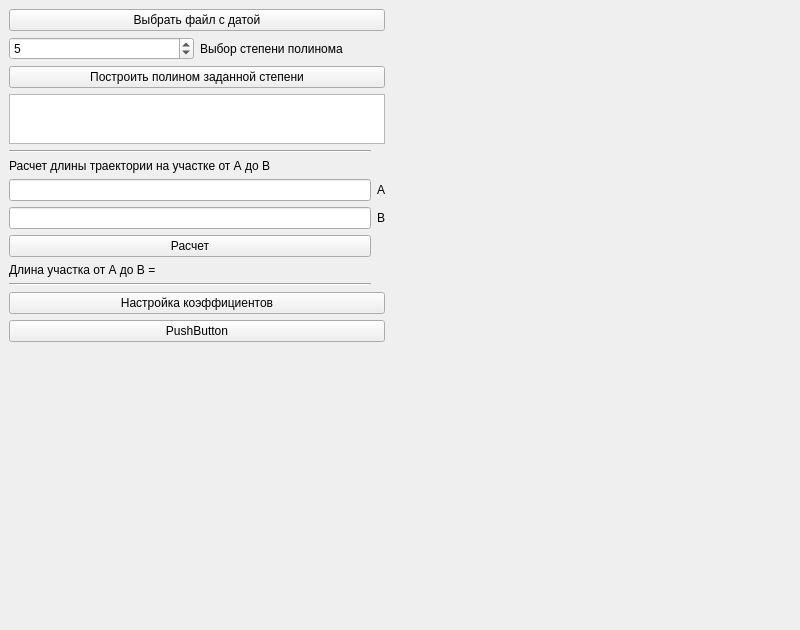
<?xml version="1.0" encoding="UTF-8"?>
<ui version="4.0">
 <class>MainWindow</class>
 <widget class="QMainWindow" name="MainWindow">
  <property name="geometry">
   <rect>
    <x>0</x>
    <y>0</y>
    <width>800</width>
    <height>630</height>
   </rect>
  </property>
  <property name="windowTitle">
   <string>MainWindow</string>
  </property>
  <widget class="QWidget" name="centralwidget">
   <layout class="QHBoxLayout" name="horizontalLayout_2">
    <item>
     <layout class="QVBoxLayout" name="verticalLayout_3">
      <item>
       <widget class="QPushButton" name="choosedata_button">
        <property name="text">
         <string>Выбрать файл с датой</string>
        </property>
       </widget>
      </item>
      <item>
       <layout class="QHBoxLayout" name="horizontalLayout_4">
        <item>
         <widget class="QSpinBox" name="poly_degree_spinBox">
          <property name="value">
           <number>5</number>
          </property>
         </widget>
        </item>
        <item>
         <widget class="QLabel" name="label">
          <property name="text">
           <string>Выбор степени полинома</string>
          </property>
         </widget>
        </item>
       </layout>
      </item>
      <item>
       <widget class="QPushButton" name="build_poly_button">
        <property name="text">
         <string>Построить полином заданной степени</string>
        </property>
       </widget>
      </item>
      <item>
       <widget class="QTextBrowser" name="poly_display_textbrowser">
        <property name="maximumSize">
         <size>
          <width>16777215</width>
          <height>50</height>
         </size>
        </property>
       </widget>
      </item>
      <item>
       <layout class="QGridLayout" name="gridLayout">
        <item row="6" column="0">
         <widget class="Line" name="line">
          <property name="orientation">
           <enum>Qt::Horizontal</enum>
          </property>
         </widget>
        </item>
        <item row="0" column="0">
         <widget class="Line" name="line_2">
          <property name="orientation">
           <enum>Qt::Horizontal</enum>
          </property>
         </widget>
        </item>
        <item row="4" column="0">
         <widget class="QPushButton" name="calculate_length_button">
          <property name="text">
           <string>Расчет</string>
          </property>
         </widget>
        </item>
        <item row="5" column="0">
         <widget class="QLabel" name="length_label">
          <property name="text">
           <string>Длина участка от А до B = </string>
          </property>
         </widget>
        </item>
        <item row="3" column="0">
         <widget class="QLineEdit" name="pointB_lineedit"/>
        </item>
        <item row="1" column="0">
         <widget class="QLabel" name="label_4">
          <property name="text">
           <string>Расчет длины траектории на участке от А до B</string>
          </property>
         </widget>
        </item>
        <item row="3" column="1">
         <widget class="QLabel" name="label_3">
          <property name="text">
           <string>B</string>
          </property>
         </widget>
        </item>
        <item row="2" column="1">
         <widget class="QLabel" name="label_2">
          <property name="text">
           <string>А</string>
          </property>
         </widget>
        </item>
        <item row="2" column="0">
         <widget class="QLineEdit" name="pointA_lineEdit"/>
        </item>
       </layout>
      </item>
      <item>
       <widget class="QPushButton" name="adjust_coef_button">
        <property name="text">
         <string>Настройка коэффициентов</string>
        </property>
       </widget>
      </item>
      <item>
       <widget class="QPushButton" name="pushButton">
        <property name="text">
         <string>PushButton</string>
        </property>
       </widget>
      </item>
      <item>
       <spacer name="verticalSpacer">
        <property name="orientation">
         <enum>Qt::Vertical</enum>
        </property>
        <property name="sizeHint" stdset="0">
         <size>
          <width>20</width>
          <height>40</height>
         </size>
        </property>
       </spacer>
      </item>
     </layout>
    </item>
    <item>
     <layout class="QHBoxLayout" name="horizontalLayout">
      <item>
       <layout class="QVBoxLayout" name="verticalLayout">
        <item>
         <widget class="QWidget" name="first_display_widget" native="true">
          <property name="minimumSize">
           <size>
            <width>400</width>
            <height>300</height>
           </size>
          </property>
          <property name="maximumSize">
           <size>
            <width>400</width>
            <height>300</height>
           </size>
          </property>
         </widget>
        </item>
        <item>
         <widget class="QWidget" name="second_display_widget" native="true">
          <property name="minimumSize">
           <size>
            <width>400</width>
            <height>300</height>
           </size>
          </property>
          <property name="maximumSize">
           <size>
            <width>400</width>
            <height>300</height>
           </size>
          </property>
         </widget>
        </item>
       </layout>
      </item>
     </layout>
    </item>
   </layout>
  </widget>
 </widget>
 <resources/>
 <connections/>
</ui>
